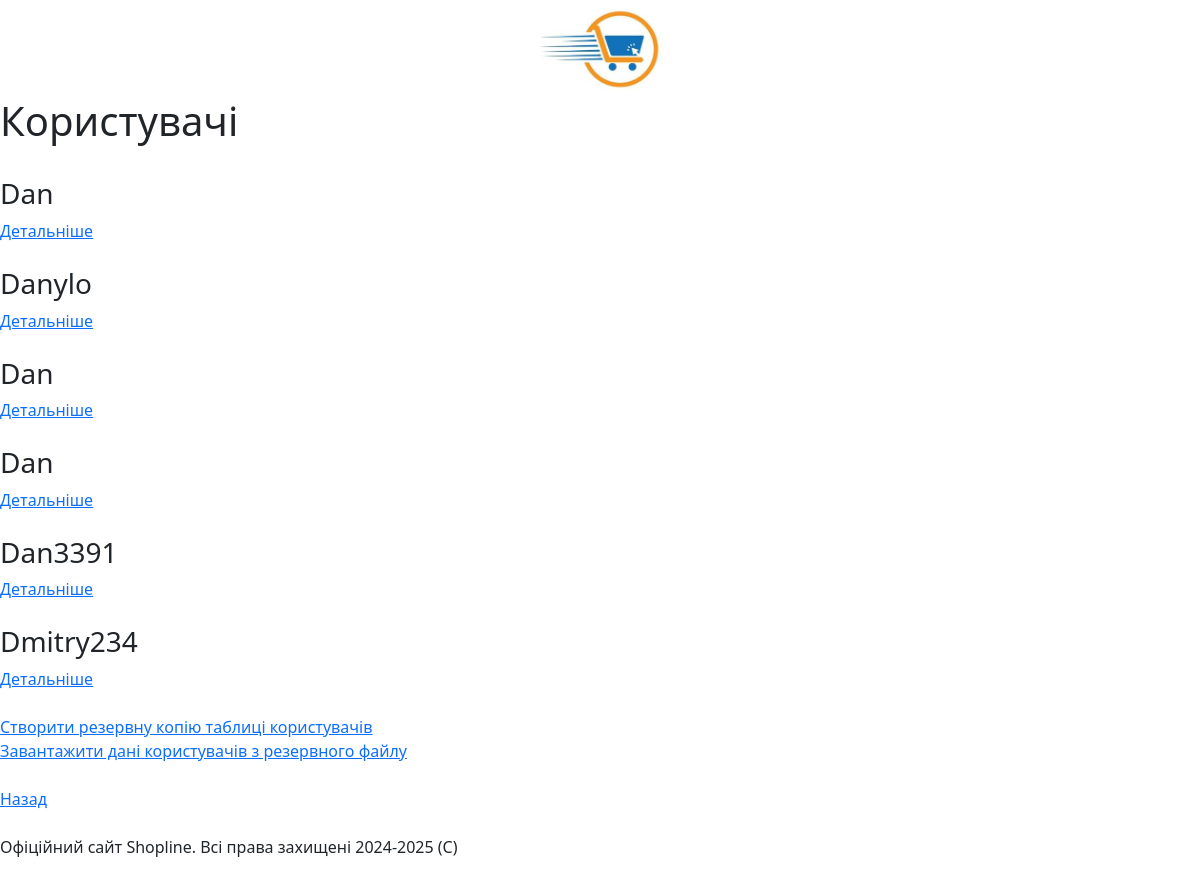
The page /moderator/users/ on the database as committed earlier.
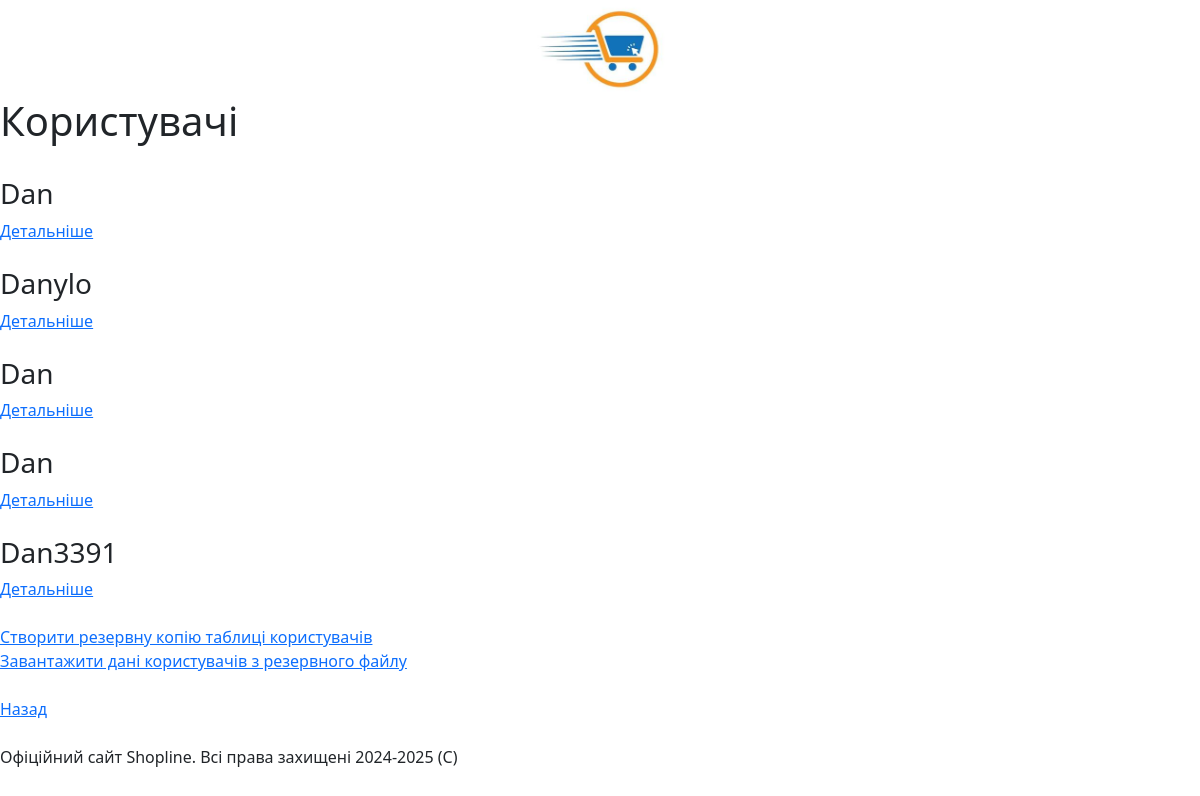
The same page on the database as committed later.
### user/models.py (models this page shows, shortened)
class User(models.Model):
    username = models.CharField("Username", max_length=20)
    password = models.CharField("Пароль", max_length=30)
    name = models.CharField("Ім'я", max_length=20)
    surname = models.CharField("Прізвище", max_length=20)
    email = models.CharField("Електронна пошта", max_length=35)
    phone_number = models.CharField("Номер телефону", max_length=19)
    country = models.CharField("Країна", max_length=25)
    bought_products = models.TextField("Покупки", max_length=1500)

### moderator/views.py (the view)
# urls.py: path('users/', views.show_users, name="show_users"),
def show_users(request):
    users = User.objects.all()
    return render(request, "moderator/users.html", {'users': users})

### moderator/templates/moderator/users.html (shortened to what this page needs)
{% extends 'main/layout.html' %}
{% block content %}
    <h1>Користувачі</h1><br>
    {% for user in users %}
    <div>
        <h3>{{user.username}}</h3>
        <a href="{% url 'user_detail' user_id=user.id %}">Детальніше</a>
        <br>
        <br>
    </div>
    {% endfor %}
    <a href="{% url 'save_users_to_file' %}">Створити резервну копію таблиці користувачів</a><br>
    <a href="{% url 'load_users_from_file' %}">Завантажити дані користувачів з резервного файлу</a><br><br>
    <a href="{% url 'show_index' %}">Назад</a>
{% endblock %}

Rows that differ between the two databases and show on the page:
removed User: username "Dmitry234"
